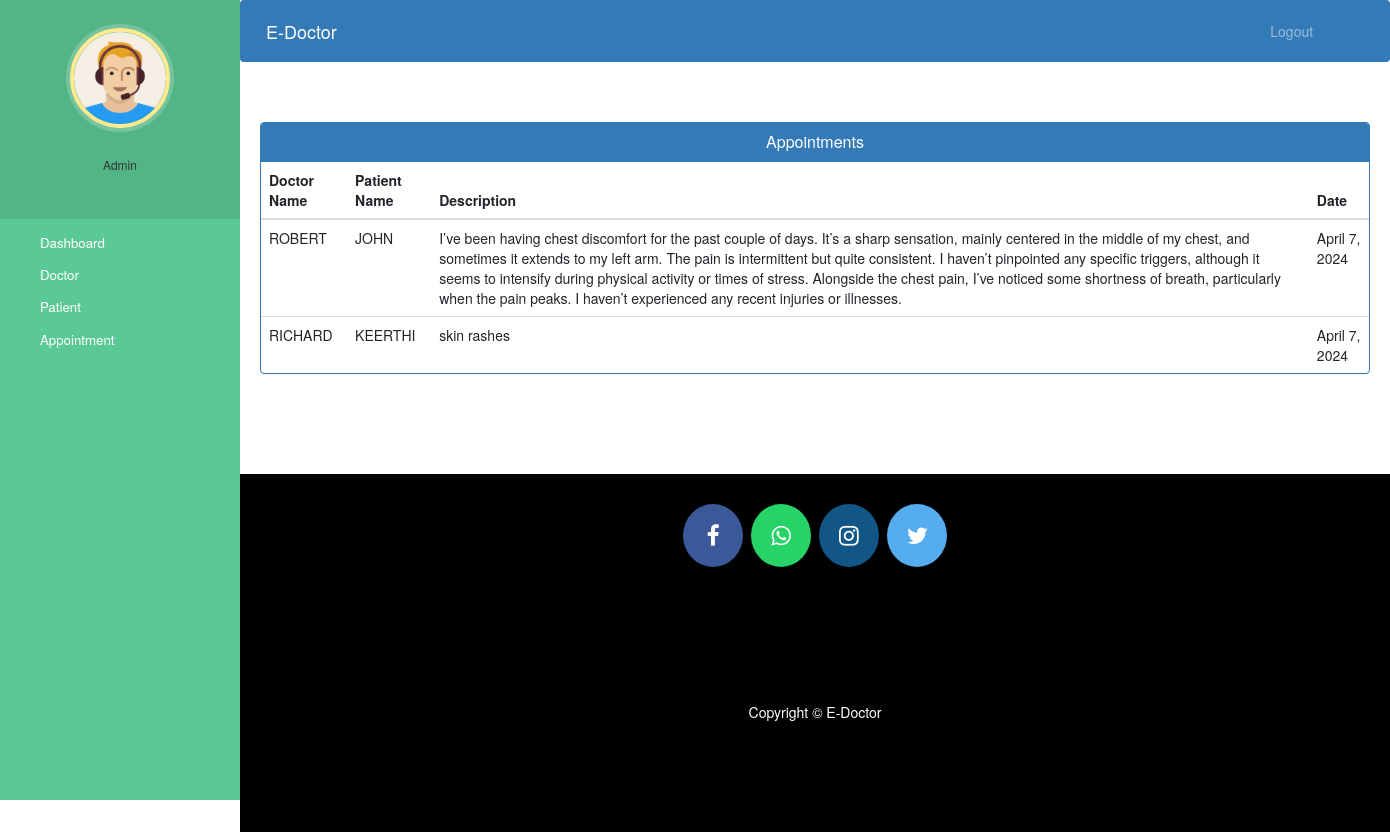
/admin-view-appointment (signed in), run on the app's committed database.
### hospital/models.py (models this page shows)
class Appointment(models.Model):
    patientId=models.PositiveIntegerField(null=False)
    doctorId=models.PositiveIntegerField(null=False)
    patientName=models.CharField(max_length=40,null=True)
    doctorName=models.CharField(max_length=40,null=True)
    appointmentDate=models.DateField(auto_now=True)
    description=models.TextField(max_length=500)
    status=models.BooleanField(default=False)

### hospital/views.py (the view)
# urls.py: path('admin-view-appointment', views.admin_view_appointment_view,name='admin-view-appointment'),
@login_required(login_url='adminlogin')
@user_passes_test(is_admin)
def admin_view_appointment_view(request):
    appointments=models.Appointment.objects.all().filter(status__in=[True])
    return render(request,'hospital/admin_view_appointment.html',{'appointments':appointments})

### hospital/views.py (called while the page is built)
def is_admin(user):
    return user.groups.filter(name='ADMIN').exists()

### templates/hospital/admin_view_appointment.html (shortened to what this page needs)
{% extends 'hospital/admin_base.html' %}
{% block content %}
<head>
  <link href="//netdna.bootstrapcdn.com/bootstrap/3.0.0/css/bootstrap.min.css" rel="stylesheet" id="bootstrap-css">
</head>
<div class="container">
  <div class="panel panel-primary">
    <div class="panel-heading">
      <h6 class="panel-title">Appointments</h6>
    </div>
    <table class="table table-hover" id="dev-table">
      <thead>
        <tr>
          <th>Doctor Name</th>
          <th>Patient Name</th>
          <th>Description</th>
          <th>Date</th>
        </tr>
      </thead>
      {% for a in appointments %}
      <tr>
        <td> {{a.doctorName}}</td>
        <td>{{a.patientName}}</td>
        <td>{{a.description}}</td>
        <td>{{a.appointmentDate}}</td>
      </tr>
      {% endfor %}
    </table>
  </div>
</div>
{% endblock content %}

### static/style.css (style rules this page uses)
body { padding-left: 240px; }

### templates/hospital/admin_view_appointment.html (style rules this page uses)
h6 { text-align: center; }

### data on the page
Appointment: doctorName "ROBERT", patientName "JOHN", description "I’ve been having chest discomfort for the past couple of days. It’s a sharp sensation, mainly centered in the middle of my chest, and sometimes it extends to my left arm. The pain is intermittent but quite consistent. I haven’t pinpointed any specific triggers, although it seems to intensify during physical activity or times of stress. Alongside the chest pain, I’ve noticed some shortness of breath, particularly when the pain peaks. I haven’t experienced any recent injuries or illnesses.", appointmentDate "April 7, 2024"
Appointment: doctorName "RICHARD", patientName "KEERTHI", description "skin rashes", appointmentDate "April 7, 2024"
